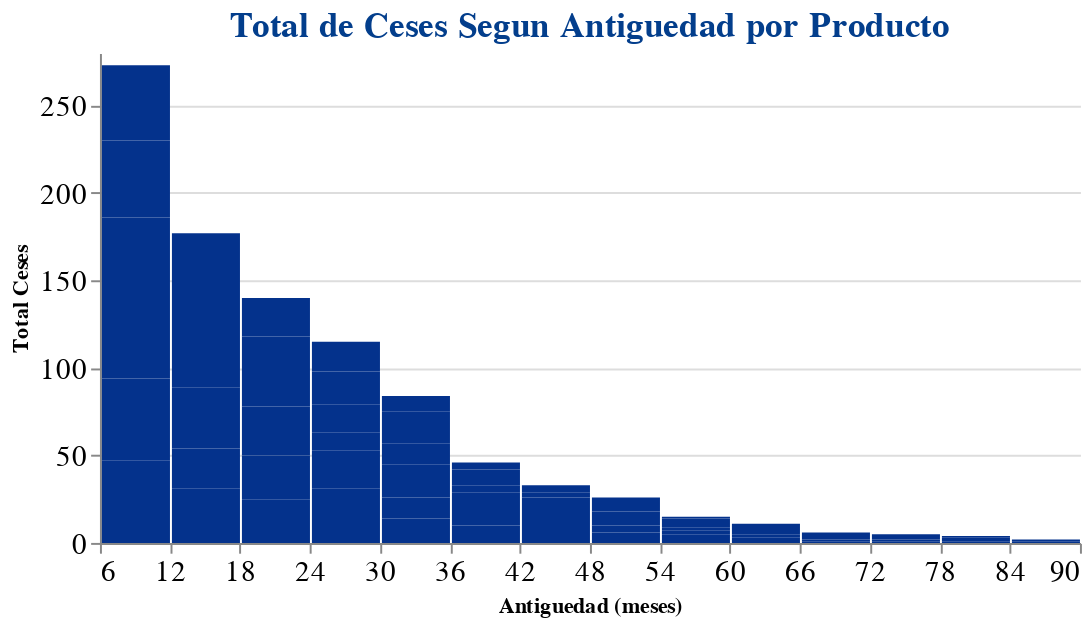

The notebook cell saved with this chart:
### Code cell
no_le_gusto = cesados.query('TIPO_CESE == "VOLUNTARIA" and antiguedad_meses >= 6 and MOTIVO_CESE!="Personal Eventual"'
    ).groupby(
        by = ['antiguedad_meses'],
        as_index = False
    ).agg(
        ceses = ('CODIGO', 'count')
    )
# GRAFICANDO
alt.Chart(no_le_gusto).mark_bar(
    color = '#04328C'
).encode(
    x = alt.X(
        'antiguedad_meses',
        bin = alt.BinParams(step=6),
        title = 'Antiguedad (meses)'),
    y = alt.Y(
        'ceses',
        title = 'Total Ceses'),
    color = alt.condition(
        alt.datum.antiguedad_meses < 6.0, 
        alt.value('#04B2D9'),
        alt.value('#04328C'))
).properties(
    title = 'Total de Ceses Segun Antiguedad por Producto',
    width = 500,
    height = 250
).configure_view(
    strokeWidth = 0
).configure_axis(
    labelFontSize = 15,
    labelAngle = 0
).configure_title(
    fontSize = 18,
    color = '#033E8C'
).resolve_scale(
    y='independent'
)

### Figure 1 — Vega-Lite specification as saved in the notebook (floating-point values rounded to 4 significant figures)
{"config": {"view": {"continuousWidth": 400, "continuousHeight": 300, "strokeWidth": 0}, "axis": {"labelAngle": 0, "labelFontSize": 15}, "title": {"color": "#033E8C", "fontSize": 18}}, "data": {"name": "data-79470291e1bd3f52f8f1e873d9b3edff"}, "mark": {"type": "bar", "color": "#04328C"}, "encoding": {"color": {"condition": {"value": "#04B2D9", "test": "(datum.antiguedad_meses < 6.0)"}, "value": "#04328C"}, "x": {"bin": {"step": 6}, "field": "antiguedad_meses", "title": "Antiguedad (meses)", "type": "quantitative"}, "y": {"field": "ceses", "title": "Total Ceses", "type": "quantitative"}}, "height": 250, "resolve": {"scale": {"y": "independent"}}, "title": "Total de Ceses Segun Antiguedad por Producto", "width": 500, "$schema": "https://vega.github.io/schema/vega-lite/v4.17.0.json", "datasets": {"data-79470291e1bd3f52f8f1e873d9b3edff": [{"antiguedad_meses": 6.0, "ceses": 47}, {"antiguedad_meses": 7.0, "ceses": 47}, {"antiguedad_meses": 8.0, "ceses": 42}, {"antiguedad_meses": 9.0, "ceses": 50}, {"antiguedad_meses": 10.0, "ceses": 44}, {"antiguedad_meses": 11.0, "ceses": 43}, {"antiguedad_meses": 12.0, "ceses": 31}, {"antiguedad_meses": 13.0, "ceses": 23}, {"antiguedad_meses": 14.0, "ceses": 35}, {"antiguedad_meses": 15.0, "ceses": 31}, {"antiguedad_meses": 16.0, "ceses": 28}, {"antiguedad_meses": 17.0, "ceses": 29}, {"antiguedad_meses": 18.0, "ceses": 25}, {"antiguedad_meses": 19.0, "ceses": 25}, {"antiguedad_meses": 20.0, "ceses": 28}, {"antiguedad_meses": 21.0, "ceses": 22}, {"antiguedad_meses": 22.0, "ceses": 18}, {"antiguedad_meses": 23.0, "ceses": 22}, {"antiguedad_meses": 24.0, "ceses": 31}, {"antiguedad_meses": 25.0, "ceses": 22}, {"antiguedad_meses": 26.0, "ceses": 10}, {"antiguedad_meses": 27.0, "ceses": 16}, {"antiguedad_meses": 28.0, "ceses": 19}, {"antiguedad_meses": 29.0, "ceses": 17}, {"antiguedad_meses": 30.0, "ceses": 14}, {"antiguedad_meses": 31.0, "ceses": 12}, {"antiguedad_meses": 32.0, "ceses": 19}, {"antiguedad_meses": 33.0, "ceses": 12}, {"antiguedad_meses": 34.0, "ceses": 18}, {"antiguedad_meses": 35.0, "ceses": 9}, {"antiguedad_meses": 36.0, "ceses": 10}, {"antiguedad_meses": 37.0, "ceses": 10}, {"antiguedad_meses": 38.0, "ceses": 9}, {"antiguedad_meses": 39.0, "ceses": 4}, {"antiguedad_meses": 40.0, "ceses": 9}, {"antiguedad_meses": 41.0, "ceses": 4}, {"antiguedad_meses": 42.0, "ceses": 12}, {"antiguedad_meses": 43.0, "ceses": 4}, {"antiguedad_meses": 44.0, "ceses": 10}, {"antiguedad_meses": 45.0, "ceses": 2}, {"antiguedad_meses": 46.0, "ceses": 1}, {"antiguedad_meses": 47.0, "ceses": 4}, {"antiguedad_meses": 48.0, "ceses": 6}, {"antiguedad_meses": 49.0, "ceses": 4}, {"antiguedad_meses": 50.0, "ceses": 6}, {"antiguedad_meses": 51.0, "ceses": 2}, {"antiguedad_meses": 52.0, "ceses": 6}, {"antiguedad_meses": 53.0, "ceses": 2}, {"antiguedad_meses": 54.0, "ceses": 5}, {"antiguedad_meses": 55.0, "ceses": 2}, {"antiguedad_meses": 56.0, "ceses": 1}, {"antiguedad_meses": 57.0, "ceses": 1}, {"antiguedad_meses": 58.0, "ceses": 5}, {"antiguedad_meses": 59.0, "ceses": 1}, {"antiguedad_meses": 60.0, "ceses": 3}, {"antiguedad_meses": 61.0, "ceses": 2}, {"antiguedad_meses": 62.0, "ceses": 3}, {"antiguedad_meses": 65.0, "ceses": 3}, {"antiguedad_meses": 66.0, "ceses": 1}, {"antiguedad_meses": 67.0, "ceses": 1}, {"antiguedad_meses": 69.0, "ceses": 2}, {"antiguedad_meses": 71.0, "ceses": 2}, {"antiguedad_meses": 74.0, "ceses": 1}, {"antiguedad_meses": 75.0, "ceses": 1}, {"antiguedad_meses": 76.0, "ceses": 3}, {"antiguedad_meses": 79.0, "ceses": 1}, {"antiguedad_meses": 82.0, "ceses": 2}, {"antiguedad_meses": 83.0, "ceses": 1}, {"antiguedad_meses": 87.0, "ceses": 1}, {"antiguedad_meses": 89.0, "ceses": 1}]}}
